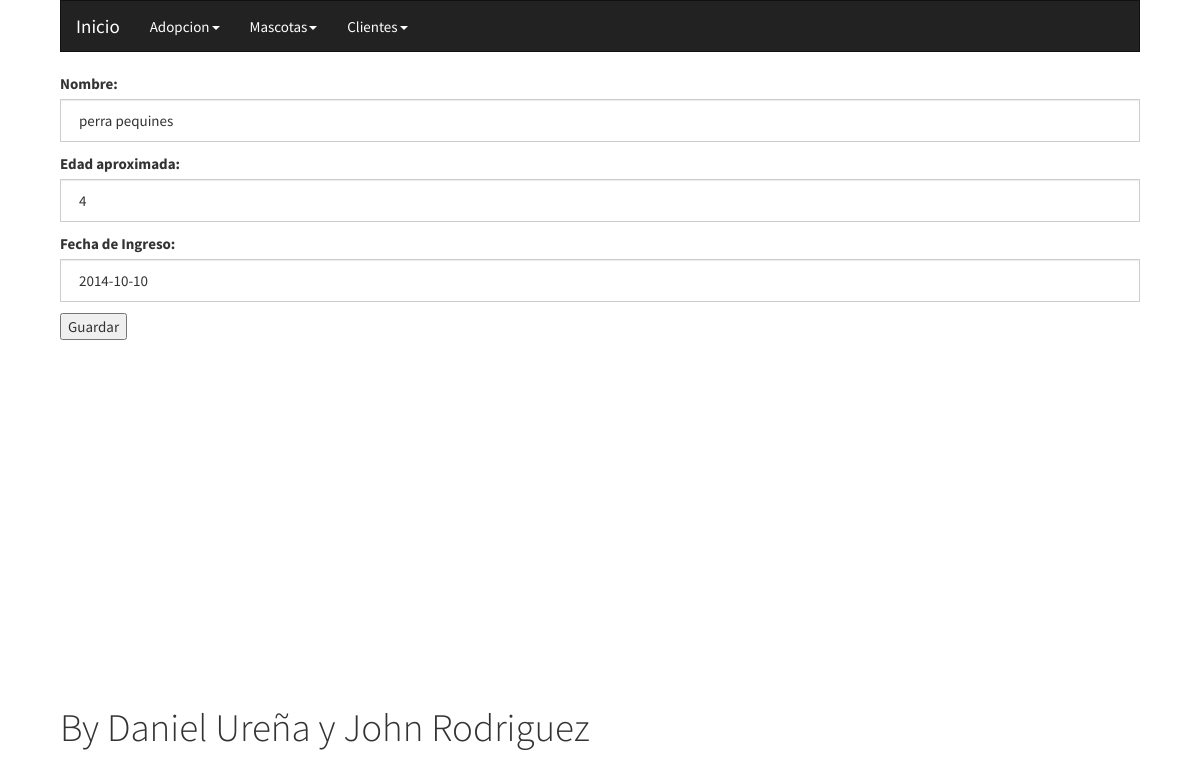
The app's page /inicio/edit_ani/7/ with its own data.
### tienda_mascotas/models.py (models this page shows, shortened)
class Animal(models.Model):
	nombre = models.CharField(max_length=50)
	edad = models.IntegerField()
	fecha_ingreso = models.DateField()

### tienda_mascotas/views.py (the view)
# urls.py: url(r'^edit_ani/(?P<id_animal>\d+)/$', animal_edit, name='edt_a'),
def animal_edit(request, id_animal):
	animal = Animal.objects.get(id=id_animal)
	if request.method == "GET":
		form = Animal_form(instance=animal)
	else:
		form = Animal_form(request.POST, instance=animal)
		if form.is_valid():
			form.save()
		return redirect('tienda:list_a')
	return render(request, 'tienda/form_animal_add.html', {'form':form})

### tienda_mascotas/forms.py
class Animal_form(forms.ModelForm):
	class Meta:
		model = Animal
		fields = [
			'nombre',
			'edad',
			'fecha_ingreso',
		]
		labels = {
			'nombre': 'Nombre',
			'edad': 'Edad aproximada',
			'fecha_ingreso': 'Fecha de Ingreso',
		}
		widgets = {
			'nombre': forms.TextInput(attrs={'class':'form-control'}),
			'edad': forms.TextInput(attrs={'class':'form-control'}),
			'fecha_ingreso': forms.TextInput(attrs={'class':'form-control'}),
		}

### templates/tienda/form_animal_add.html (shortened to what this page needs)
{% extends 'base/base.html' %}
{%block content%}
	<form method="post">
		{{ form.as_p }}
		<button type="submit">Guardar</button>
	</form>
{%endblock%}

### static/css/base.css (style rules this page uses)
body { margin: 0 auto !important; width: 90%; }

### records on screen
Animal: nombre "perra pequines", edad "4", fecha_ingreso "2014-10-10"
